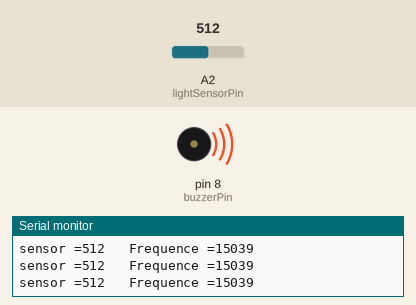
The sketch below on a simulated Arduino Uno, built with avr-gcc and run on an emulated ATmega328P. On the bench: buzzer (waves = sounding), the last lines printed to the serial monitor. The test bench sets the inputs (shaded band); at power-on: A2 (lightSensorPin) = 512.

Above: at 1.2 s.
1.3 s: A2 (lightSensorPin) set to 105
At 1.8 s:
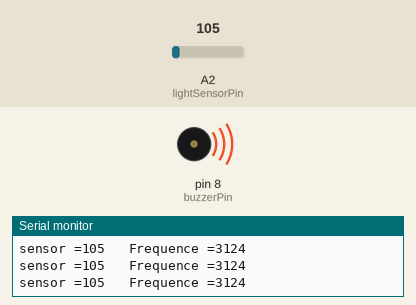
4.3 s: A2 (lightSensorPin) set to 89
At 4.9 s:
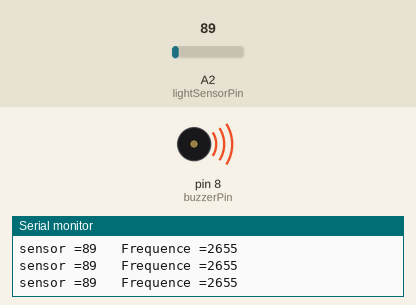
Timing chart, 0 to 7.3 s (numbered marks = the images above; inputs shaded):
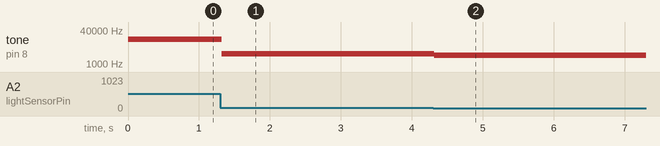

Measured:
- after the input at 1.3 s, tone on pin 8 (buzzerPin): 15039 Hz → 3124 Hz at once
- after the input at 4.3 s, tone on pin 8 (buzzerPin): 3124 Hz → 2655 Hz at once

The sketch:

TP3.ino
```cpp
/* Pour plus de clarté et de praticité dans le code on associe à une variable le numéro de la broche à laquelle le composant est branché. Ce sont des constantes car le branchement ne changera pas */

const int buzzerPin=8;  // indique que la broche dbuzzer est la broche 8.
const int lightSensorPin=A2;    // indique que la broche de la photorésistance est la broche A2 (broche analogique).

// Ces variables ont des valeurs qui evoluent.

int sensorValue=0;  // indique la valeur mesuré par la photorésistance.
int frequenceValue=0;   // indique la valeur de la fréquence sonore après conversion de la valeur de la photorésistance.

void setup() {  // le code dans cette fonction est exécuté une fois au début.
        Serial.begin(9600);
        pinMode(buzzerPin, OUTPUT);   // indique que la broche du buzzer est une sortie. On va modifier sa tension
        pinMode(lightSensorPin, INPUT);    // indique que la broche du bouton est une entrée.
}

void loop() {   // loop est une fonction qui va exécuter les instructions encore et encore.

        sensorValue=analogRead(lightSensorPin);     // la variable sensorValue prend la valeur donnée par la photorésistance.
        frequenceValue=map(sensorValue,0,1023,50,30000);    // La fonction fait passer une valeur appartenant au domaine de 0 à 1023 à un domaine allant de 50 à 30000.
        tone(buzzerPin, frequenceValue);    // le buzzer emet un son de la valeur de la frequence obtenue grace à la fonction map().

        Serial.print("sensor =");   // on affiche "sensor =" sur le moniteur serie.
        Serial.print(sensorValue);  // on affiche la valeur mesurée en face de "sensor =" (sur la meme ligne) sur le moniteur serie.
        Serial.print("\t Frequence =");   // on affiche sur une deuxieme colone, "Fréquence =" sur le moniteur serie.
        Serial.println(frequenceValue); // on affiche en face de "frequence =" la valeur obtenue grace à la fonction map().
}
```
